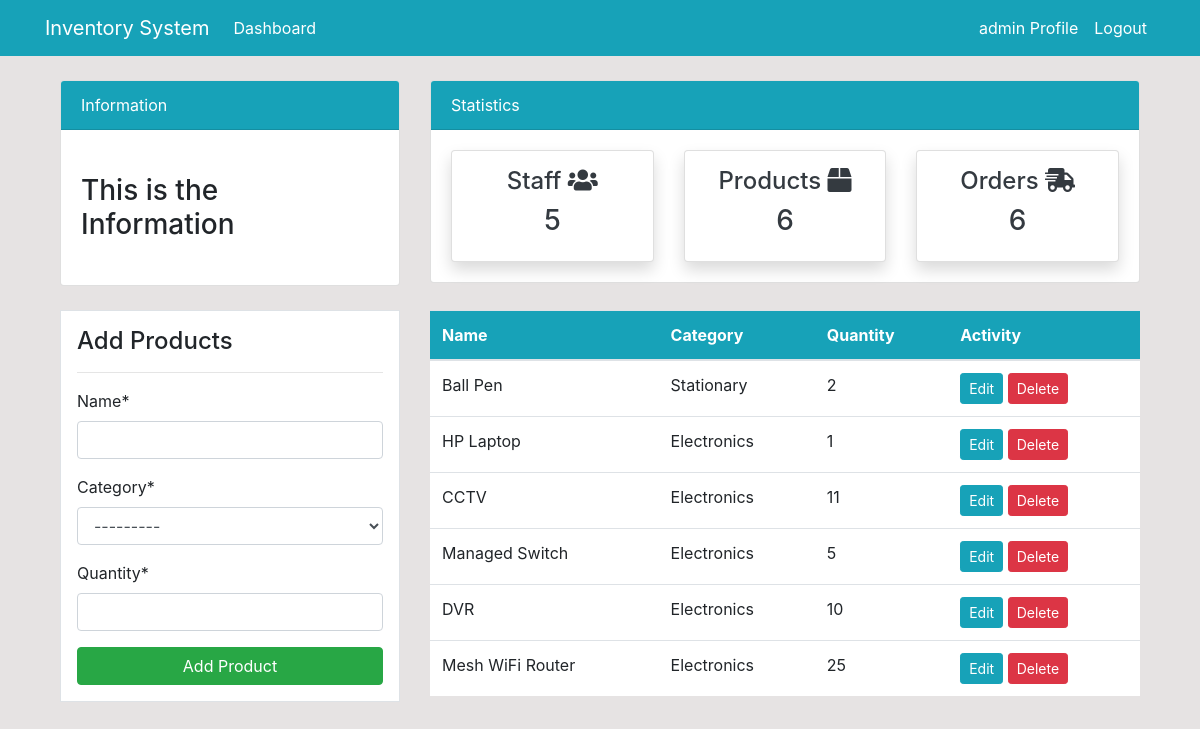
/product/ (signed in), run on the app's committed database.
### dashboard/models.py (models this page shows, shortened)
class Product(models.Model):
    name = models.CharField(max_length=100, null=True)
    category = models.CharField(max_length=20, choices=CATEGORY, null=True)
    quantity = models.PositiveIntegerField(null=True)

### dashboard/views.py (the view)
# urls.py: path('product/', views.product, name='dashboard-product'),
@login_required(login_url='user-login')
def product(request):
    items = Product.objects.all()
    items_count = items.count()
    workers_count = User.objects.all().count()
    orders_count = Order.objects.all().count()
    if request.method == 'POST':
        form = ProductForm(request.POST)
        if form.is_valid():
            form.save()
            product_name = form.cleaned_data.get('name')
            messages.success(request, f'{product_name} has been added')
            return redirect('dashboard-product')
    else:
        form = ProductForm()
    total_items = items.count()
    context = {'items': items,
               'items_count': items_count,
               'workers_count': workers_count,
               'orders_count': orders_count,
               'form': form}
    return render(request, 'dashboard/product.html', context)

### dashboard/forms.py
class ProductForm(forms.ModelForm):
    class Meta:
        model = Product
        fields = ['name', 'category', 'quantity']

### templates/dashboard/product.html (shortened to what this page needs)
{% extends 'partials/base.html' %}
{% load crispy_forms_tags %}
{% block content %}
    {% include 'partials/topnav.html' %}
<div class="container">
  <div class="row my-4">
    <div class="col-md-4">
      <div class="border bg-white p-3">
        <h4>Add Products</h4>
        <hr>
        <form method="POST">
          {{ form|crispy }}
          <input type="submit" class='btn btn-success btn-block' value='Add Product'>
        </form>
      </div>
    </div>
    <div class="col-md-8">
      <table class='table bg-white'>
        <thead class='bg-info'>
          <tr class='text-white'>
            <th scope='cole'>Name</th>
            <th scope='cole'>Category</th>
            <th scope='cole'>Quantity</th>
            <th scope='cole'>Activity</th>
          </tr>
        </thead>
        <tbody>
          {% for item in items %}
          <tr>
            <td>{{item.name}}</td>
            <td>{{item.category}}</td>
            <td>{{item.quantity}}</td>
            <td>
              <a class='btn btn-info btn-sm' href="{% url 'dashboard-product-update' item.id %}">Edit</a>
              <a class='btn btn-danger btn-sm' href="{% url 'dashboard-product-delete' item.id %}">Delete</a>
            </td>
          </tr>
          {% endfor %}
        </tbody>
      </table>
    </div>
  </div>
</div>
{% endblock content %}

### templates/partials/nav.html (shortened to what this page needs)
<nav class="navbar navbar-expand-lg navbar-info bg-info">
  {% if user.is_authenticated %}
    <div class="container">
        <a class="navbar-brand text-white" href="{% url 'dashboard-index' %}">Inventory System</a>
        <div class="collapse navbar-collapse" id="navbarSupportedContent">
            <ul class="navbar-nav mr-auto">
                <li class="nav-item active">
                    <a class="nav-link text-white" href="{% url 'dashboard-index' %}">Dashboard <span class="sr-only">(current)</span></a>
                </li>
            </ul>
            <ul class="navbar-nav ml-auto">
                <li class="nav-item active">
                    <a class="nav-link text-white" href="{% url 'user-profile' %}">{{ user.username }} Profile
                        <span class="sr-only">(current)</span></a>
                </li>
                <li class="nav-item">
                    <a class="nav-link text-white" href="{% url 'user-logout' %}">Logout</a>
                </li>
            </ul>
            {% endif %}
        </div>
    </div>
</nav>

### static/css/style.css (style rules this page uses)
body { background: rgb(230, 227, 227); }

### data on the page
Product: name "Ball Pen", category "Stationary", quantity "2"
Product: name "HP Laptop", category "Electronics", quantity "1"
Product: name "CCTV", category "Electronics", quantity "11"
Product: name "Managed Switch", category "Electronics", quantity "5"
Product: name "DVR", category "Electronics", quantity "10"
Product: name "Mesh WiFi Router", category "Electronics", quantity "25"

### other printed values
{{ user.username }} "admin"
{{ workers_count }} "5"
{{ items_count }} "6"
{{ orders_count }} "6"
